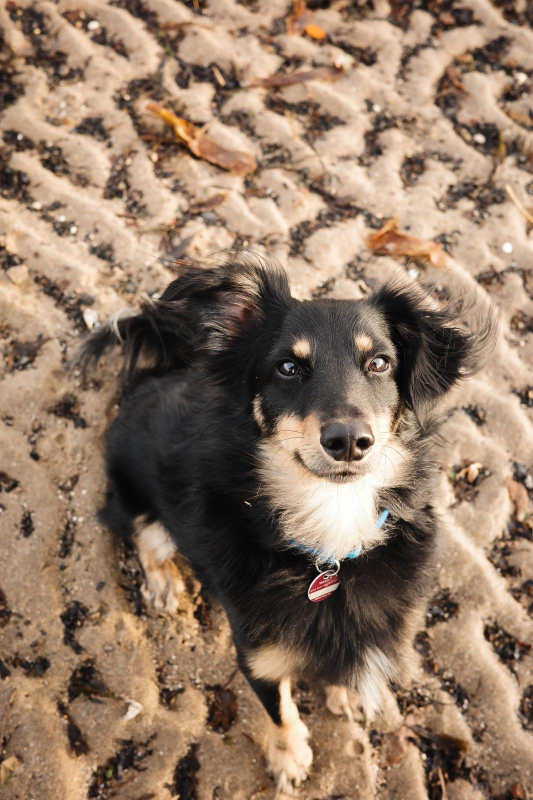
#> input picture ImgSampling/img/Eddie.jpeg, 1066 x 1600 px (shown at 1/2 size)
$ jupyter execute --allow-errors sampling_from_img.ipynb
#> lines starting #> are read from the running program, lines starting #| are printed output that depends on the picture; after the words box and inside, x2 and y2 are one past the last pixel; in counts of white or black regions, pixels touching at a corner belong together
[cell 1]
import numpy as np
import matplotlib.pyplot as plt
from PIL import Image
import doctest

from typing import Callable

[cell 2]
def invCDFsampling(img:np.ndarray, n_draws:int = 1_000, figsize:tuple[int,int] = (10,4), dot_size:int = 1, title:str = 'inv CDF sampling',cmap:str = 'coolwarm', alpha:float = 1.0, cbar:bool = True) -> None:
    """
    A method which draws randomly points form a 2D probability distribution defined by the input image using inverse CDF sampling.
    The sample points are then displayed in a scatter plot in the color representing their probability (using a spedified colormap).

    :param img: gray scale image representing the probability distribution
    :type img: np.darray

    :param n_draws: number of draws (default 1_000)
    :type n_draws: int

    :param figsize: figure size (default (10,4))
    :type figsize: tuple[int,int]

    :param dot_size: size of the marker in scatter plot
    :type dot_size: int

    :param title: title (default 'sampled image')
    :type title: str

    :param cmap: colormap (default 'coolwarm')
    :type cmap: str

    :param alpha: transparancy/alpha-value (default 1.0)
    :type alpha: float

    :param cbar: colorbar (default True)
    :type cbar: bool

    :returns: scatter plot of the randomly drawn samples
    :rtype: None

    Examples
    --------
    .. code-block:: python
        :linenos:

        >>> import numpy as np
        >>> import matplotlib.pyplot as plt

        >>> bar = np.abs(np.random.standard_normal(size=(100,100)))
        >>> bar /= bar.sum()

        >>> invCDFsampling(bar,n_draws=1_000,dot_size=10,title='test sampling from 2D Gaussian')

    """
    # DIMENSIONS
    n, m = img.shape

    img_ = img.copy()

    img_ = img_.astype(float)
    img_ /= img_.sum() # normalise
    img_vec = img_.flatten() # flatten
    cdf = img_vec.cumsum() # compute CDF

    # BUILD MAP MATRIX <-> VECTOR
    mymap = np.array([(col, row) for row in range(n) for col in range(m)]) # (*) order to preserve orientation of img

    # SAMPLE
    r = np.random.uniform(0, 1, size=n_draws)  # draw all samples at once
    idx = np.searchsorted(cdf, r)  # binary search to find indices corresponding to CDF

    samples = mymap[idx]
    colors = [img[col,row] for row,col in samples] # note order of col, row due to order in (*)

    # PLOTTING
    fig,ax = plt.subplots(figsize=figsize)
    plot = ax.scatter(samples[:,0],samples[:,1],c=colors,s=dot_size,cmap=cmap,alpha=alpha)
    plt.gca().invert_yaxis()
    plt.gca().set_aspect(1)
    if cbar:
        colorbar = plt.colorbar(plot)
        colorbar.formatter.set_powerlimits((0, 0))
        colorbar.ax.set_ylabel('probabilities', rotation=270,labelpad=20)
    plt.title(title)


def rejection_sampling(img:np.ndarray, g:Callable[[float],float] = (lambda x: 1), M:float = 1, n_draws:int = 1_000, figsize:tuple[int,int] = (10,4), dot_size:int = 1, title:str = 'rejection sampling',cmap:str = 'coolwarm', alpha:float = 1.0, cbar:bool = True) -> None:
    """
    A method which draws randomly points form a 2D probability distribution defined by the input image using rejection sampling.
    The sample points are displayed in a scatter plot in the color representing their probability (using a spedified colormap).

    :param img: gray scale image representing the probability distribution
    :type img: np.darray

    :param n_draws: number of draws (default 1_000)
    :type n_draws: int

    :param g: probability distribution used in denominator in rejection sampling algorithm (if sampling from an image, default constant 1 function)
    :type g: Callable[[float],float]

    :param figsize: figure size (default (10,4))
    :type figsize: tuple[int,int]

    :param dot_size: size of the marker in scatter plot
    :type dot_size: int

    :param title: title (default 'sampled image')
    :type title: str

    :param cmap: colormap (default 'coolwarm')
    :type cmap: str

    :param alpha: transparancy/alpha-value (default 1.0)
    :type alpha: float

    :param cbar: colorbar (default True)
    :type cbar: bool

    :returns: scatter plot of the randomly drawn samples
    :rtype: None
    """
    # DIMENSIONS

    n, m = img.shape

    img_ = img.copy()

    img_ = img_.astype(float)
    img_vec = img_.flatten() # flatten

    # BUILD MAP MATRIX <-> VECTOR
    mymap = np.array([(col, row) for row in range(n) for col in range(m)]) # (*) order to preserve orientation of img

    # SAMPLING
    sample_idxs = [] # list of idxs of pixel sampled from mass function img_vec

    n = len(img_vec)-1

    while len(sample_idxs) < n_draws:
        next_sample = np.random.randint(0,n) # propose next idx

        A = img_vec[next_sample] # acceptence probability

        if np.random.uniform(0,1) < A:
            sample_idxs.append(next_sample)

    # COLLECTING SAMPLES FROM SAMPLE IDXS
    samples = np.array([mymap[idx] for idx in sample_idxs])

    # DEFINE COLOR MAP ACCORDING TO PROBABILITY OF PIXEL
    colors = [img[col,row] for row,col in samples] # note order of col, row due to order in (*)

    # PLOTTING
    fig,ax = plt.subplots(figsize=figsize)
    plot = ax.scatter(samples[:,0],samples[:,1],c=colors,s=dot_size,cmap=cmap,alpha=alpha)
    plt.gca().invert_yaxis()
    plt.gca().set_aspect(1)
    if cbar:
        colorbar = plt.colorbar(plot)
        colorbar.formatter.set_powerlimits((0, 0))
        colorbar.ax.set_ylabel('probabilities', rotation=270,labelpad=20)
    plt.title(title)

#> (a cell that did not finish here is left out)

### Preprocessing image

[cell 4]
image=Image.open('./img/Eddie.jpeg')
#> image is the input picture: PIL image 1066x1600 RGB; mean R, G, B 146.9, 122.6, 102.6

# CONVERT TO GRAYSCALE
gray_image=image.convert('L')
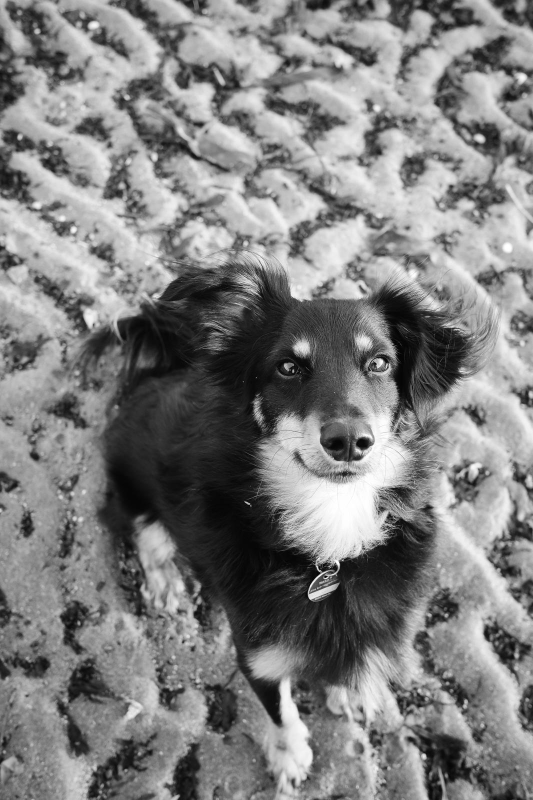
#> gray_image: PIL image 1066x1600 L (shown at 1/2 size); min 0, max 255, mean 127.6

# CONVERT TO np.array
gray_image_array = np.asarray(gray_image)

# NORMALISE
gray_image_array = gray_image_array/gray_image_array.max()

plt.imshow(gray_image_array,cmap='gray')
plt.show()

[cell 5]
# WANT DARKER PIXELS TO HAVE HIGHER PROBABILITIES
eddie = 1-gray_image_array # in gray scale image, 0 = black, 1 = white
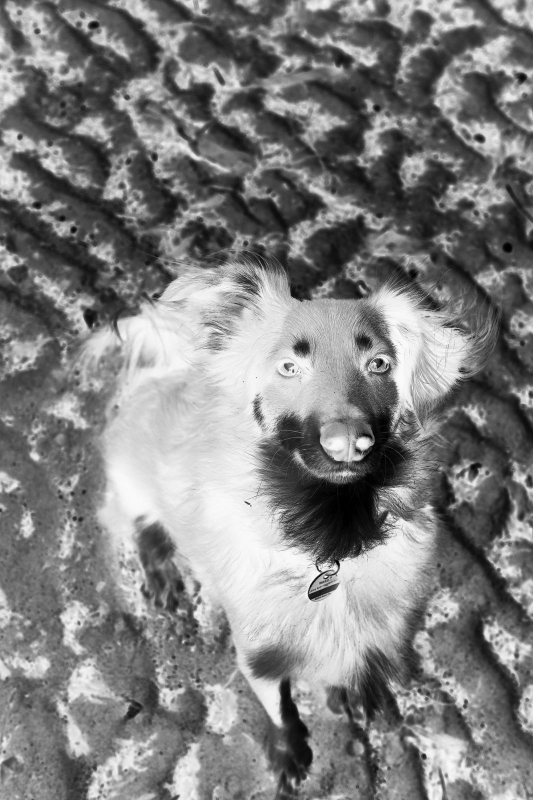
#> eddie: shape (1600, 1066) float64 (shown at 1/2 size); min 0, max 1, mean 0.5
plt.imshow(eddie,cmap='gray')

[cell 6]
# OPTIONAL: THRESHED IMG
thresh = 0.3
thresh_img = gray_image_array.copy()
thresh_img = np.where(thresh_img > thresh,0,1)
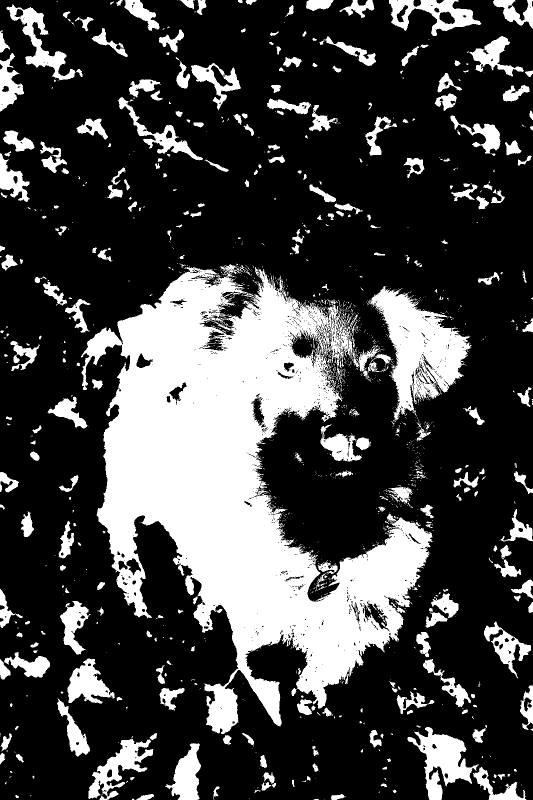
#> thresh_img: shape (1600, 1066) int64 (shown at 1/2 size); values 0 (black) and 1 (white), 26.6% white; 1566 white regions (1243 under 20 px), largest, box (x1, y1, x2, y2) and area: (162, 528, 865, 1468) 283517, (734, 572, 944, 844) 24268, (815, 1454, 957, 1600) 8505
plt.imshow(thresh_img,cmap='gray_r')

### Inverse CDF Sampling

[cell 7]
N = 50_000
invCDFsampling(eddie,n_draws=N,figsize=(6,7),dot_size=10,cmap='gnuplot_r',title=f'sampled img: {N} draws')
#> in invCDFsampling, `samples = mymap[idx]`: samples = 50000 pairs, first value 0 to 1065, second value 0 to 1599
#> in invCDFsampling, `colors = [img[col,row] for row,col in samples]`: colors = 50000 items
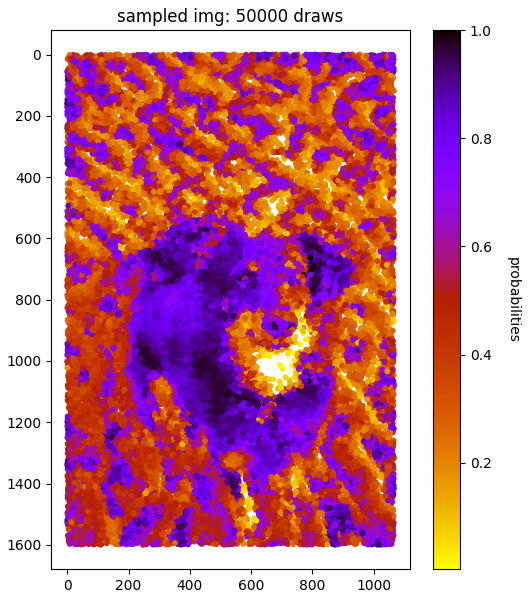
#> figure drawn by matplotlib, 2 panels

[cell 8]
N = 50_000
invCDFsampling(thresh_img,n_draws=N,figsize=(6,7),dot_size=10,cmap='viridis_r',title=f'inv CDF sampling (threshed img): {N} draws')
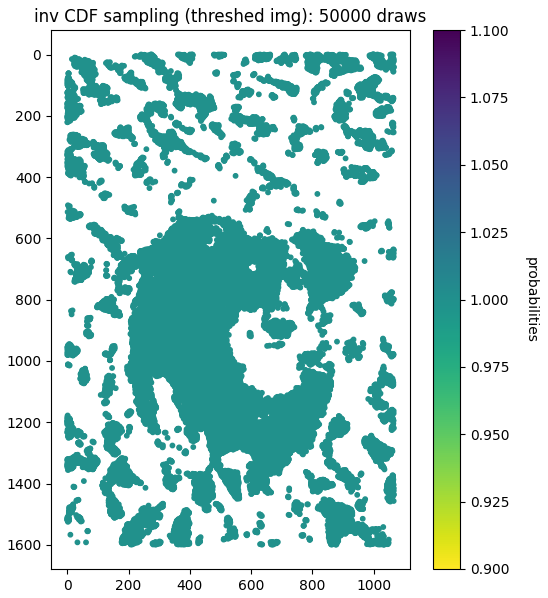
#> figure drawn by matplotlib, 2 panels

## Rejection Sampling

[cell 9]
flat_eddie = eddie.flatten()

plt.figure(figsize=(15,4))
plt.plot(flat_eddie[:10000]);
plt.title('1D Unnormalised Probability Mass Function (PMF) defined by image')
plt.xlabel('x')
plt.ylabel('f(x)');
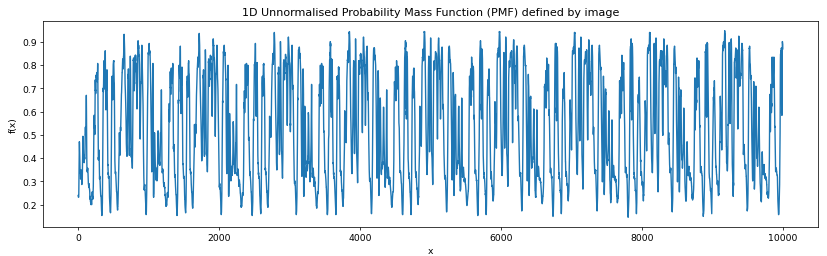
#> figure drawn by matplotlib, 1 panel; curve peaks at x = 9175, y = 0.949

[cell 10]
# SAMPLE FROM PMF DEFINED BY IMAGE
N = 10_000
rejection_sampling(eddie,n_draws=N,figsize=(6,7),dot_size=10,cmap='gnuplot_r',title=f'rejection sampling: {N} draws')
#> in rejection_sampling, `n = len(img_vec)-1`: n = 1705599
#> the loop in rejection_sampling, `while len(sample_idxs) < n_draws:` made 19877 passes
#> (next_sample, A) on passes 1 to 3: (433053, 0.431), (609871, 0.561), (1220093, 0.8)
#> after the loop in rejection_sampling, `while len(sample_idxs) < n_draws:`: sample_idxs = 10000 values, max 1705335 at index 1383, min 104 at index 2257, mean 897673.5
#> in rejection_sampling, `samples = np.array([mymap[idx] for idx in sample_idxs])`: samples = 10000 pairs, first value 0 to 1065, second value 0 to 1599
#> in rejection_sampling, `colors = [img[col,row] for row,col in samples]`: colors = 10000 values, max 0.996 at index 4012, min 0.0157 at index 498, mean 0.626
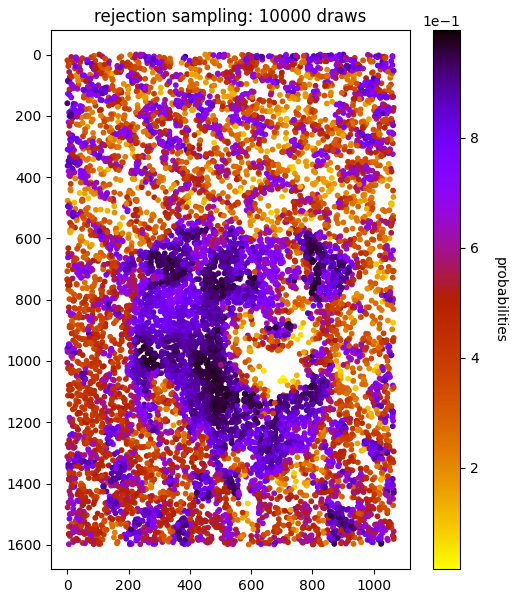
#> figure drawn by matplotlib, 2 panels
